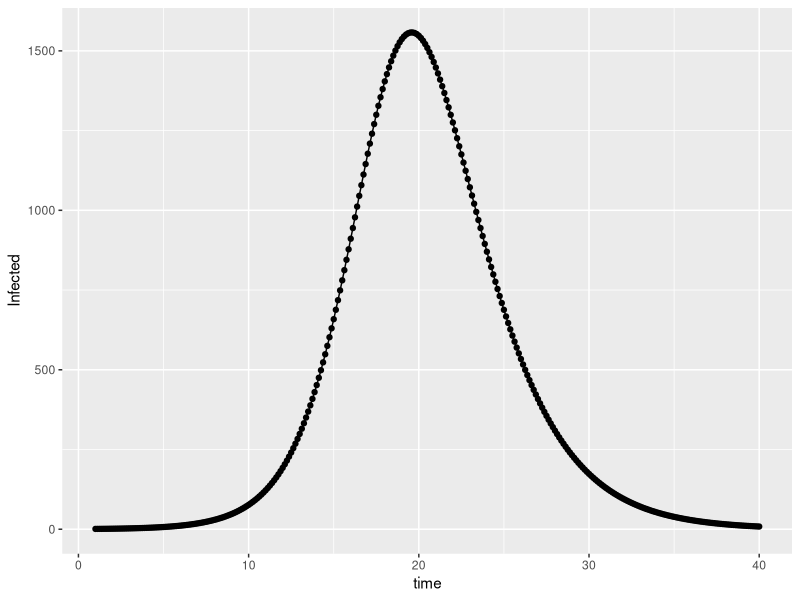

Write R code to recreate this figure.
# Example 2(a) using  deSolve for a system dynamics model
library(deSolve)
library(ggplot2)
library(tidyr)

sir_model <- function (time, stocks, auxs){
  with(as.list(c(stocks, auxs)), {
    Per_Capita_Beta <- Average_Contacts * Infectivity/N
    R0 <- Infectivity * Average_Contacts * Recovery_Delay
    Checksum <- Susceptible + Infected + Recovered
    Force_of_Infection <- Per_Capita_Beta * Infected
    
    IR <- Susceptible * Force_of_Infection
    RR <- Infected/Recovery_Delay
    
    d_Susceptible_dt <- -IR
    d_Infected_dt <- IR - RR
    d_Recovered_dt <- RR
    
    return(list(c(d_Susceptible_dt, d_Infected_dt, d_Recovered_dt), 
                RR = RR, Per_Capita_Beta = Per_Capita_Beta, R0 = R0, 
                Checksum = Checksum, Force_of_Infection = Force_of_Infection, 
                IR = IR, Recovery_Delay = Recovery_Delay, N = N, 
                Average_Contacts = Average_Contacts, 
                Infectivity = Infectivity))
  })
}

simtime <- seq(1,40,0.125)

stocks <- c(Susceptible=9999,
            Infected=1,
            Recovered=0)

params <- c(Recovery_Delay=2.0, 
            N = 10000, 
            Average_Contacts = 10.0, 
            Infectivity = 0.1)

results <- tibble(data.frame(ode(y      = stocks,
                      times  = simtime,
                      func   = sir_model,
                      parms  = params, 
                      method = "euler")))


ggplot(results,aes(x=time,y=Infected))+
  geom_point()+geom_line()
